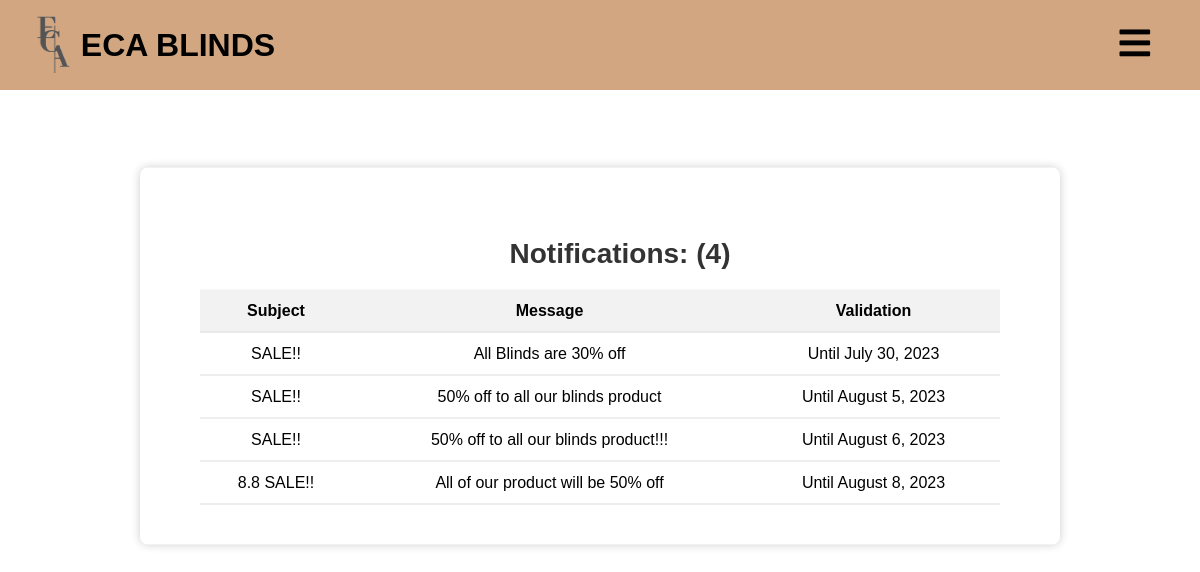
Page /notif.php on the committed database.
### tables this page shows
CREATE TABLE `notif` (
  `id` int(20) NOT NULL,
  `subject` varchar(255) NOT NULL,
  `message` varchar(255) NOT NULL,
  `status` varchar(255) NOT NULL
);

### notif.php (the view, shortened to what this page needs)
<?php
include("auth.php");
$query = "SELECT * FROM notif";
$result = mysqli_query($con, $query);
$user = array();
if (mysqli_num_rows($result) > 0) {
    while ($row = mysqli_fetch_assoc($result)) {
        $user[] = $row;
    }
}
?>
<!DOCTYPE html>
<html>
<head>
    <link rel="stylesheet" href="https://cdnjs.cloudflare.com/ajax/libs/font-awesome/5.15.4/css/all.min.css">
</head>
<header>
    <a href="" class="head-logo"><img src="img/ecalogo.png" alt=""></a>
    <h1 class="bus-name">ECA BLINDS</h1>
    <a href="" id="menuBtn" class="menu-icon"><i class="fas fa-bars"></i></a>
</header>
<body>
    <div class="form-container">
    <div id="regForm">
    <h2 class="ordernum">Notifications: (<?= count($user); ?>)</h2>
    <table class="order-list">
        <thead>
            <tr>
                <th>Subject</th>
                <th>Message</th>
                <th>Validation</th>
            </tr>
        </thead>
        <tbody id="user-table">
            <?php foreach ($user as $user): ?>
                <tr>
                    <td><?= $user['subject']; ?></td>
                    <td><?= $user['message']; ?></td>
                    <td><?= $user['status']; ?></td>
                </tr>
            <?php endforeach; ?>
        </tbody>
    </table>
    </div>
    </div>
</body>
    </html>

### notif.php (style rules this page uses)
* { margin: 0; padding: 0; text-decoration: none; transition: all 0.3s ease; }
header { height: 60px; display: flex; align-items: center; padding: 15px; background-color: #d1a680; }
body { background-image: url('img/pic3.png'); background-size: cover; background-repeat: no-repeat; }
.head-logo img { height: 60px; margin-left: 20px; margin-right: 10px; }
.bus-name { margin-right: 100px; font-family: 'Gill Sans', 'Gill Sans MT', Calibri, 'Trebuchet MS', sans-serif; }
.menu-icon { font-size: 35px; color: black; margin-left: auto; margin-right: 35px; }
a { color: inherit; display: inline-block; }
.form-container { display: flex; justify-content: center; align-items: center; height: 100vh; }
#regForm { position: absolute; top: 40%; left: 50%; transform: translate(-50%, -50%); background-color: #fff; border-radius: 8px; box-shadow: 0 0 10px rgba(0, 0, 0, 0.2); padding: 40px 60px; width: 800px; text-align: center; }
#regForm h2 { font-size: 28px; margin-bottom: 20px; color: #333; }
.ordernum { font-family: 'Gill Sans', 'Gill Sans MT', Calibri, 'Trebuchet MS', sans-serif; margin-top: 30px; margin-left: 40px; margin-bottom: 20px; }
table { width: 100%; border-collapse: collapse; font-family: 'Gill Sans', 'Gill Sans MT', Calibri, 'Trebuchet MS', sans-serif; }
th, td { padding: 12px; text-align: center; border-bottom: 1px solid #ddd; }
th { background-color: #f2f2f2; }

### rows in the picture
notif: subject "SALE!!", message "All Blinds are 30% off", status "Until July 30, 2023"
notif: subject "SALE!!", message "50% off to all our blinds product", status "Until August 5, 2023"
notif: subject "SALE!!", message "50% off to all our blinds product!!!", status "Until August 6, 2023"
notif: subject "8.8 SALE!!", message "All of our product will be 50% off", status "Until August 8, 2023"

### other values in the picture
count($user) "4"
